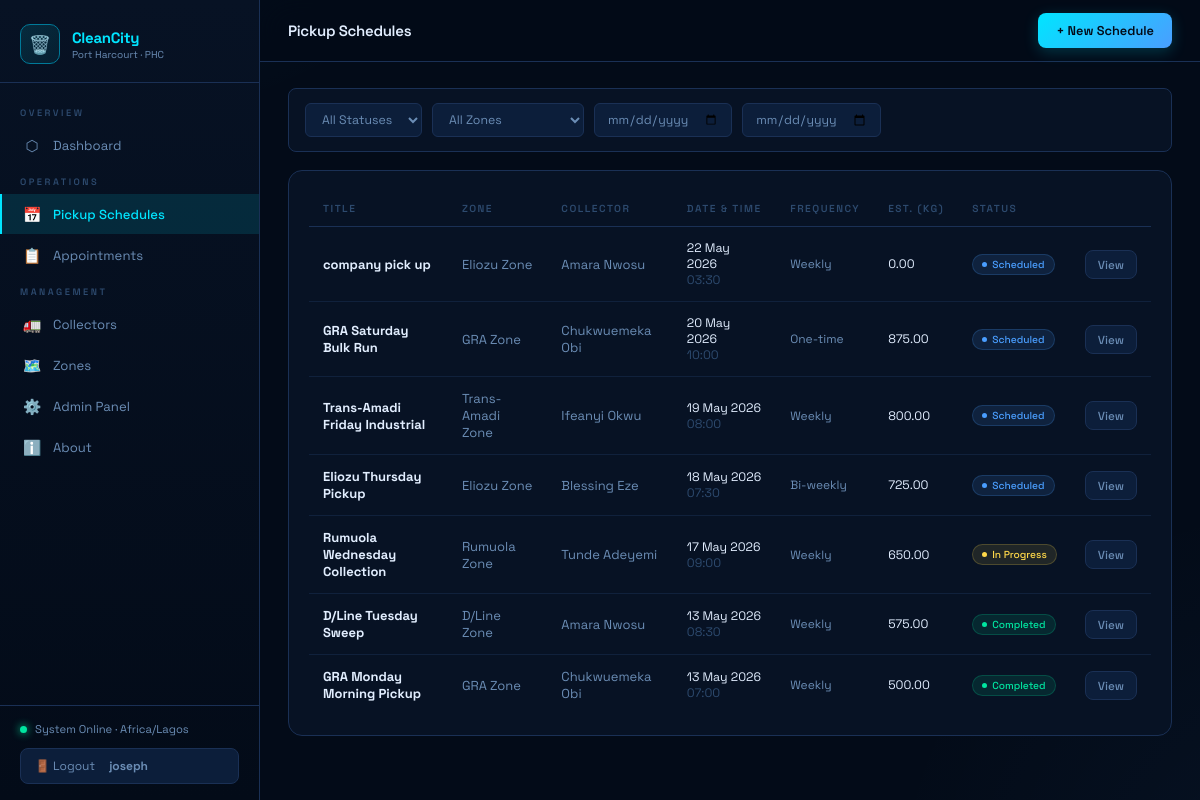
The app's page /schedules/ (signed in) with its own data.
### scheduling/models.py (models this page shows, shortened)
class PickupSchedule(models.Model):
    STATUS_CHOICES = [
        ('scheduled', 'Scheduled'),
        ('in_progress', 'In Progress'),
        ('completed', 'Completed'),
        ('missed', 'Missed'),
        ('cancelled', 'Cancelled'),
    ]
    FREQUENCY_CHOICES = [
        ('once', 'One-time'),
        ('daily', 'Daily'),
        ('weekly', 'Weekly'),
        ('biweekly', 'Bi-weekly'),
    ]
    title = models.CharField(max_length=200)
    zone = models.ForeignKey(Zone, on_delete=models.CASCADE, related_name='schedules')
    collector = models.ForeignKey(WasteCollector, on_delete=models.SET_NULL, null=True, related_name='schedules')
    scheduled_date = models.DateField()
    scheduled_time = models.TimeField()
    frequency = models.CharField(max_length=20, choices=FREQUENCY_CHOICES, default='weekly')
    status = models.CharField(max_length=20, choices=STATUS_CHOICES, default='scheduled')
    notes = models.TextField(blank=True)
    estimated_kg = models.DecimalField(max_digits=8, decimal_places=2, default=0)
    actual_kg = models.DecimalField(max_digits=8, decimal_places=2, null=True, blank=True)
    created_by = models.ForeignKey(User, on_delete=models.SET_NULL, null=True, related_name='created_schedules')
    created_at = models.DateTimeField(auto_now_add=True)
    updated_at = models.DateTimeField(auto_now=True)
    class Meta:
        ordering = ['-scheduled_date', '-scheduled_time']

class Zone(models.Model):
    name = models.CharField(max_length=100)
    area = models.CharField(max_length=200)
    lga = models.CharField(max_length=100, default='Port Harcourt')
    color = models.CharField(max_length=7, default='#2ecc71')
    active = models.BooleanField(default=True)
    class Meta:
        ordering = ['name']

class WasteCollector(models.Model):
    user = models.OneToOneField(User, on_delete=models.CASCADE, null=True, blank=True)
    name = models.CharField(max_length=150)
    phone = models.CharField(max_length=20)
    vehicle_number = models.CharField(max_length=30)
    vehicle_type = models.CharField(max_length=50, choices=[
        ('truck', 'Waste Truck'),
        ('tricycle', 'Tricycle'),
        ('van', 'Van'),
    ], default='truck')
    zone = models.ForeignKey(Zone, on_delete=models.SET_NULL, null=True, related_name='collectors')
    active = models.BooleanField(default=True)
    created_at = models.DateTimeField(auto_now_add=True)
    class Meta:
        ordering = ['name']

### scheduling/views.py (the view)
# urls.py: path('schedules/', views.schedule_list, name='schedule_list'),
@login_required
def schedule_list(request):
    qs = PickupSchedule.objects.select_related('zone', 'collector')
    status_filter = request.GET.get('status', '')
    zone_filter = request.GET.get('zone', '')
    date_from = request.GET.get('date_from', '')
    date_to = request.GET.get('date_to', '')
    if status_filter:
        qs = qs.filter(status=status_filter)
    if zone_filter:
        qs = qs.filter(zone_id=zone_filter)
    if date_from:
        qs = qs.filter(scheduled_date__gte=date_from)
    if date_to:
        qs = qs.filter(scheduled_date__lte=date_to)
    context = {
        'schedules': qs[:50],
        'zones': Zone.objects.filter(active=True),
        'status_choices': PickupSchedule.STATUS_CHOICES,
        'filters': {'status': status_filter, 'zone': zone_filter, 'date_from': date_from, 'date_to': date_to},
    }
    return render(request, 'scheduling/schedule_list.html', context)

### scheduling/templates/scheduling/schedule_list.html (shortened to what this page needs)
{% extends "scheduling/base.html" %}
{% block page_title %}Pickup Schedules{% endblock %}
{% block topbar_actions %}
<a href="{% url 'schedule_create' %}" class="btn btn-primary">+ New Schedule</a>
{% endblock %}
{% block content %}
<form method="get" class="filters">
  <select name="status" class="filter-select" onchange="this.form.submit()">
    <option value="">All Statuses</option>
  </select>
  <select name="zone" class="filter-select" onchange="this.form.submit()">
    <option value="">All Zones</option>
  </select>
  <input type="date" name="date_from" class="filter-select" value="{{ filters.date_from }}" onchange="this.form.submit()">
  <input type="date" name="date_to" class="filter-select" value="{{ filters.date_to }}" onchange="this.form.submit()">
</form>
<div class="card">
  {% if schedules %}
  <div class="table-wrap">
    <table>
      <thead><tr><th>Title</th><th>Zone</th><th>Collector</th><th>Date & Time</th><th>Frequency</th><th>Est. (kg)</th><th>Status</th><th></th></tr></thead>
      <tbody>
      {% for s in schedules %}
      <tr>
        <td><a href="{% url 'schedule_detail' s.pk %}"><strong>{{ s.title }}</strong></a></td>
        <td style="color:var(--text-muted)">{{ s.zone.name }}</td>
        <td style="color:var(--text-muted)">{{ s.collector.name|default:"—" }}</td>
        <td style="font-size:0.82rem">{{ s.scheduled_date|date:"d M Y" }}<br><span style="color:var(--text-dim)">{{ s.scheduled_time|time:"H:i" }}</span></td>
        <td style="font-size:0.8rem;color:var(--text-muted)">{{ s.get_frequency_display }}</td>
        <td style="font-size:0.82rem">{{ s.estimated_kg }}</td>
        <td><span class="badge badge-{{ s.status }}">{{ s.get_status_display }}</span></td>
        <td><a href="{% url 'schedule_detail' s.pk %}" class="btn btn-ghost btn-sm">View</a></td>
      </tr>
      {% endfor %}
      </tbody>
    </table>
  </div>
  {% else %}
  <div class="empty"><div class="empty-icon">📅</div><p>No schedules found. <a href="{% url 'schedule_create' %}" style="color:var(--green)">Create one →</a></p></div>
  {% endif %}
</div>
{% endblock %}

### scheduling/templates/scheduling/base.html (shortened to what this page needs)
<!DOCTYPE html>
<html lang="en">
<head>
</head>
<body>
<aside class="sidebar" id="sidebar">
  <div class="sidebar-logo">
    <div class="logo-icon">🗑️</div>
    <div class="logo-text">
      <div class="logo-name">CleanCity</div>
      <div class="logo-sub">Port Harcourt · PHC</div>
    </div>
  </div>
  <nav class="sidebar-nav">
    <div class="nav-section">Overview</div>
    <a href="{% url 'dashboard' %}" class="nav-link {% if request.resolver_match.url_name == 'dashboard' %}active{% endif %}">
      <span class="icon">⬡</span> Dashboard
    </a>
    <div class="nav-section">Operations</div>
    <a href="{% url 'schedule_list' %}" class="nav-link {% if 'schedule' in request.resolver_match.url_name %}active{% endif %}">
      <span class="icon">📅</span> Pickup Schedules
    </a>
    <a href="{% url 'appointment_list' %}" class="nav-link {% if 'appointment' in request.resolver_match.url_name %}active{% endif %}">
      <span class="icon">📋</span> Appointments
    </a>
    <div class="nav-section">Management</div>
    <a href="{% url 'collector_list' %}" class="nav-link {% if 'collector' in request.resolver_match.url_name %}active{% endif %}">
      <span class="icon">🚛</span> Collectors
    </a>
    <a href="{% url 'zone_list' %}" class="nav-link {% if 'zone' in request.resolver_match.url_name %}active{% endif %}">
      <span class="icon">🗺️</span> Zones
    </a>
    <a href="/admin/" class="nav-link">
      <span class="icon">⚙️</span> Admin Panel
    </a>
    <a href="{% url 'about' %}" class="nav-link {% if request.resolver_match.url_name == 'about' %}active{% endif %}">
      <span class="icon">ℹ️</span> About
    </a>
  </nav>
  <div class="sidebar-footer">
    <div class="status-row">
      <span class="status-dot"></span>
      System Online · Africa/Lagos
    </div>
    {% if user.is_authenticated %}
    <form method="post" action="{% url 'logout' %}">
      <button type="submit" class="logout-btn">
        🚪 Logout &nbsp;<strong>{{ user.username }}</strong>
      </button>
    </form>
    {% endif %}
  </div>
</aside>
<main class="main">
  <div class="topbar">
    <div class="topbar-left">
      <div class="topbar-title">{% block page_title %}Dashboard{% endblock %}</div>
    </div>
    <div class="topbar-actions">{% block topbar_actions %}{% endblock %}</div>
  </div>
  <div class="content">
    {% block content %}{% endblock %}
  </div>
</main>
</body>
</html>

### records on screen
PickupSchedule: title "company pick up", zone.name "Eliozu Zone", collector.name "Amara Nwosu", scheduled_date "22 May 2026", scheduled_time "03:30", frequency "Weekly", estimated_kg "0.00", status "Scheduled"
PickupSchedule: title "GRA Saturday Bulk Run", zone.name "GRA Zone", collector.name "Chukwuemeka Obi", scheduled_date "20 May 2026", scheduled_time "10:00", frequency "One-time", estimated_kg "875.00", status "Scheduled"
PickupSchedule: title "Trans-Amadi Friday Industrial", zone.name "Trans-Amadi Zone", collector.name "Ifeanyi Okwu", scheduled_date "19 May 2026", scheduled_time "08:00", frequency "Weekly", estimated_kg "800.00", status "Scheduled"
PickupSchedule: title "Eliozu Thursday Pickup", zone.name "Eliozu Zone", collector.name "Blessing Eze", scheduled_date "18 May 2026", scheduled_time "07:30", frequency "Bi-weekly", estimated_kg "725.00", status "Scheduled"
PickupSchedule: title "Rumuola Wednesday Collection", zone.name "Rumuola Zone", collector.name "Tunde Adeyemi", scheduled_date "17 May 2026", scheduled_time "09:00", frequency "Weekly", estimated_kg "650.00", status "In Progress"
PickupSchedule: title "D/Line Tuesday Sweep", zone.name "D/Line Zone", collector.name "Amara Nwosu", scheduled_date "13 May 2026", scheduled_time "08:30", frequency "Weekly", estimated_kg "575.00", status "Completed"
PickupSchedule: title "GRA Monday Morning Pickup", zone.name "GRA Zone", collector.name "Chukwuemeka Obi", scheduled_date "13 May 2026", scheduled_time "07:00", frequency "Weekly", estimated_kg "500.00", status "Completed"

### other values on screen
{{ user.username }} "joseph"
